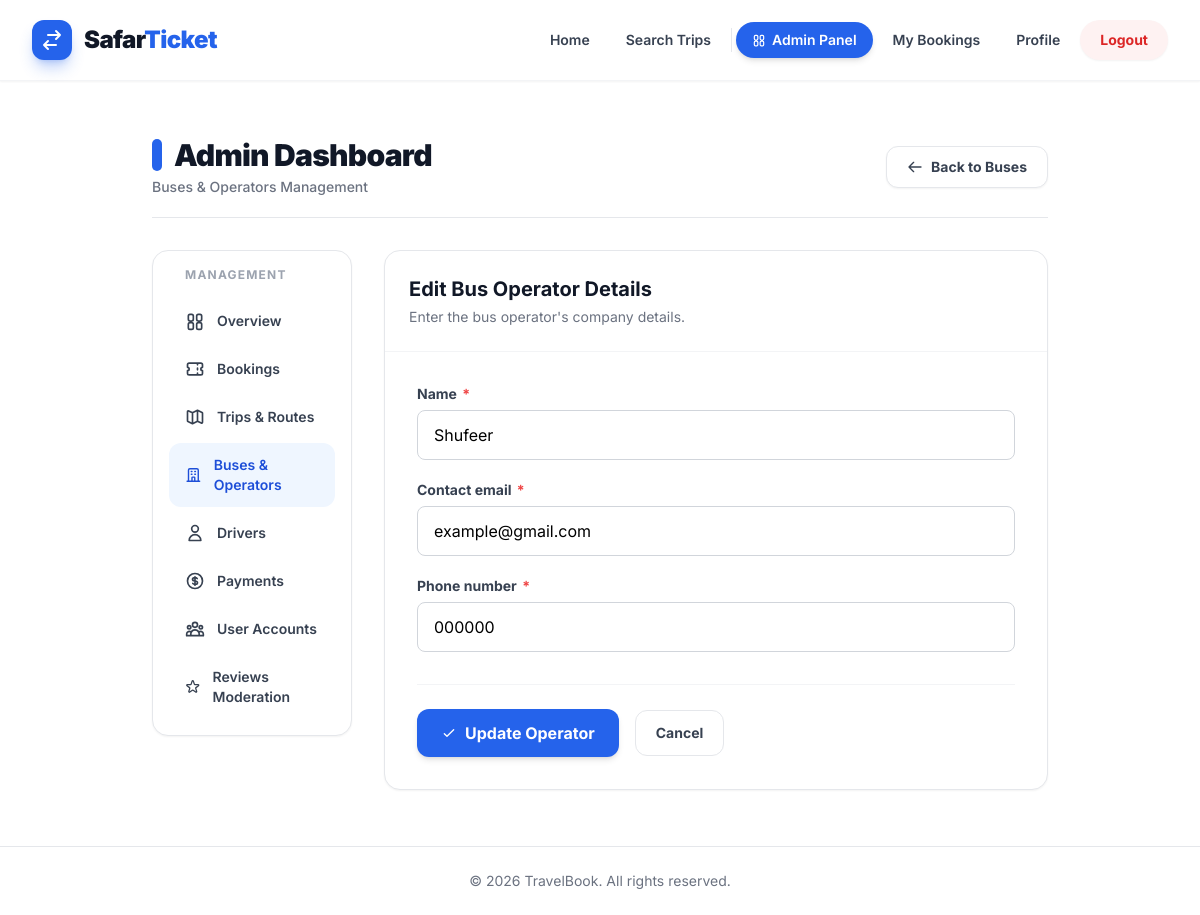
Screenshot of /admin-panel/operators/1/edit/ (signed in) with the database file from the repository.
### listing/models.py (models this page shows, shortened)
class BusOperator(models.Model):
    name = models.CharField(max_length=255)
    contact_email = models.EmailField()
    phone_number = models.CharField(max_length=20)
    created_at = models.DateTimeField(auto_now_add=True)

### system_admin/decorators.py (the view)
    def _wrapped_view(request, *args, **kwargs):
        if not request.user.is_authenticated:
            path = request.get_full_path()
            return redirect(f'/accounts/login/?next={path}')
        is_admin = False
        if request.user.is_superuser or request.user.is_staff:
            is_admin = True
        elif hasattr(request.user, 'profile') and request.user.profile.role == 'ADMIN':
            is_admin = True
        if is_admin:
            return view_func(request, *args, **kwargs)
        raise PermissionDenied("Access Denied: You do not have permissions to access the Admin Panel.")

### system_admin/forms.py
class BusOperatorForm(BaseAdminForm):
    class Meta:
        model = BusOperator
        fields = ['name', 'contact_email', 'phone_number']

### system_admin/views.py (called while the page is built)
@login_required
@admin_required
def operator_edit(request, pk):
    op = get_object_or_404(BusOperator, pk=pk)
    if request.method == 'POST':
        form = BusOperatorForm(request.POST, instance=op)
        if form.is_valid():
            form.save()
            messages.success(request, "Operator details updated successfully!")
            return redirect('system_admin:buses_list')
    else:
        form = BusOperatorForm(instance=op)
    return render(request, 'system_admin/operator_form.html', {'form': form, 'title': 'Edit Bus Operator Details', 'operator': op})

### system_admin/templates/system_admin/operator_form.html (shortened to what this page needs)
{% extends 'base.html' %}
{% block content %}
<div class="max-w-7xl mx-auto my-6 px-4 sm:px-6 lg:px-8">
    <div class="flex flex-col md:flex-row md:items-center md:justify-between border-b border-gray-200 pb-5 mb-8">
        <div>
            <h1 class="text-3xl font-black text-gray-900 tracking-tight flex items-center gap-3">
                <span class="w-2.5 h-8 bg-blue-600 rounded-full"></span>
                Admin Dashboard
            </h1>
            <p class="text-gray-500 font-medium text-sm mt-1">Buses &amp; Operators Management</p>
        </div>
        <div class="mt-4 md:mt-0">
            <a href="{% url 'system_admin:buses_list' %}" class="px-5 py-2.5 bg-white border border-gray-200 text-gray-700 font-bold text-sm rounded-xl hover:bg-gray-50 shadow-sm transition flex items-center gap-2">
                <svg class="w-4 h-4" fill="none" stroke="currentColor" viewBox="0 0 24 24"><path stroke-linecap="round" stroke-linejoin="round" stroke-width="2" d="M10 19l-7-7m0 0l7-7m-7 7h18"></path></svg>
                Back to Buses
            </a>
        </div>
    </div>
    <div class="grid grid-cols-1 lg:grid-cols-4 gap-8">
        {% with active_tab='buses' %}{% include 'system_admin/_admin_sidebar.html' %}{% endwith %}
        <div class="lg:col-span-3">
            <div class="bg-white rounded-2xl border border-gray-150 shadow-sm overflow-hidden">
                <div class="p-6 border-b border-gray-100">
                    <h2 class="text-xl font-bold text-gray-900">{{ title }}</h2>
                    <p class="text-sm text-gray-500 mt-1">Enter the bus operator's company details.</p>
                </div>
                <div class="p-6 sm:p-8">
                    <form method="POST">
                        <div class="space-y-5">
                            {% for field in form %}
                            <div>
                                <label for="{{ field.id_for_label }}" class="block text-sm font-bold text-gray-700 mb-1.5">
                                    {{ field.label }}
                                    {% if field.field.required %}<span class="text-red-500 ml-0.5">*</span>{% endif %}
                                </label>
                                {{ field }}
                            </div>
                            {% endfor %}
                        </div>
                        <div class="flex items-center gap-4 mt-8 pt-6 border-t border-gray-100">
                            <button type="submit" class="px-6 py-3 bg-blue-600 hover:bg-blue-700 text-white font-bold rounded-xl shadow-md transition hover:-translate-y-0.5 flex items-center gap-2">
                                <svg class="w-4 h-4" fill="none" stroke="currentColor" viewBox="0 0 24 24"><path stroke-linecap="round" stroke-linejoin="round" stroke-width="2" d="M5 13l4 4L19 7"></path></svg>
                                {% if operator %}Update Operator{% else %}Add Operator{% endif %}
                            </button>
                            <a href="{% url 'system_admin:buses_list' %}" class="px-5 py-3 border border-gray-200 text-gray-700 font-bold rounded-xl hover:bg-gray-50 transition text-sm">Cancel</a>
                        </div>
                    </form>
                </div>
            </div>
        </div>
    </div>
</div>
{% endblock %}

### templates/base.html (style rules this page uses)
body { font-family: 'Inter', sans-serif; @apply bg-gray-50 text-gray-900; }

### rows the page displays
BusOperator: form "Shufeer" "example@gmail.com" "000000"

### other values shown
{{ title }} "Edit Bus Operator Details"
{{ field.label }} "Name" "Contact email" "Phone number"
